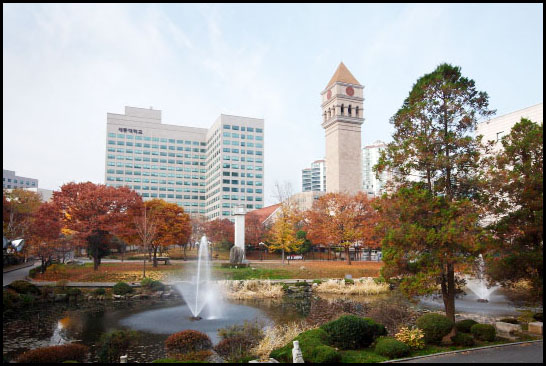
//> input picture Week2/sejong.jpg, 546 x 366 px
$ ./prob5   (built with g++ and OpenCV 4)
//> lines starting //> are read from the running program, lines starting //| are printed output that depends on the picture; after the words box and inside, x2 and y2 are one past the last pixel; in counts of white or black regions, pixels touching at a corner belong together
#include <opencv2/opencv.hpp>
int main()
{
	IplImage *src = cvLoadImage("sejong.jpg");
//> src is the input picture: 366 rows x 546 cols, CV_8UC3; mean B, G, R 140.5, 147.3, 153.1
	CvSize size = cvGetSize(src);
//> size = Size(546, 366)
	for(int y=0;y<size.height/2;y++)
		for (int x = 0;x < size.width / 2;x++)
		{
			float nx = (float(x) / (size.width));
			float ny = (float(y) / (size.height));
			float d = sqrt(nx*nx + ny * ny);
			CvScalar f = cvScalar(0,0,0);
			if (d >= 0.05&&d <= 0.1) cvSet2D(src, y, x, f);
			if (d >= 0.15&&d <= 0.2) cvSet2D(src, y, x, f);
			if (d >= 0.25&&d <= 0.3) cvSet2D(src, y, x, f);
			if (d >= 0.35&&d <= 0.4) cvSet2D(src, y, x, f);
			if (d >= 0.45&&d <= 0.5) cvSet2D(src, y, x, f);
			if (d >= 0.55&&d <= 0.6) cvSet2D(src, y, x, f);
			if (d >= 0.65&&d <= 0.7) cvSet2D(src, y, x, f);

		}
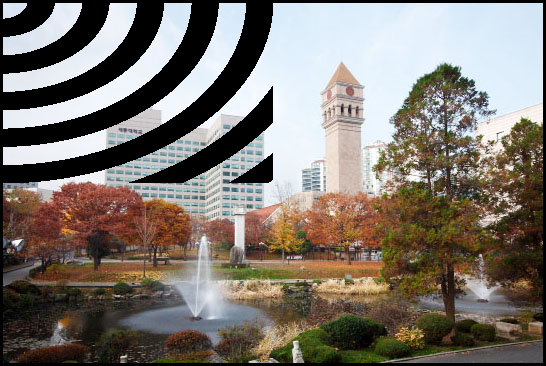
//> src: 366 rows x 546 cols, CV_8UC3; 12.66% of pixels changed, all inside (x1, y1, x2, y2) = (0, 0, 273, 183)

	for (int y = size.height-1;y >= size.height/2;y--)
		for (int x = 0;x < size.width / 2;x++)
		{
			float nx = (float(x) / (size.width));
			float ny = -1*((float(y)) / (size.height))+1.0f;
			float d = sqrt(nx*nx + ny * ny);
			CvScalar f = cvScalar(0, 0, 0);
			if (d >= 0.05&&d <= 0.1) cvSet2D(src, y, x, f);
			if (d >= 0.15&&d <= 0.2) cvSet2D(src, y, x, f);
			if (d >= 0.25&&d <= 0.3) cvSet2D(src, y, x, f);
			if (d >= 0.35&&d <= 0.4) cvSet2D(src, y, x, f);
			if (d >= 0.45&&d <= 0.5) cvSet2D(src, y, x, f);
			if (d >= 0.55&&d <= 0.6) cvSet2D(src, y, x, f);
			if (d >= 0.65&&d <= 0.7) cvSet2D(src, y, x, f);


		}
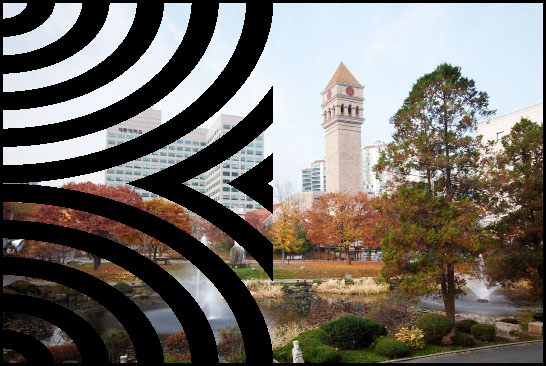
//> src: 366 rows x 546 cols, CV_8UC3; 12.65% of pixels changed, all inside (x1, y1, x2, y2) = (0, 183, 273, 366)

	for (int y = 0;y < size.height / 2;y++)
		for (int x = size.width-1;x >= size.width/2;x--)
		{
			float nx = -1*(float(x) / (size.width))+1.0f;
			float ny = (float(y) / (size.height));
			float d = sqrt(nx*nx + ny * ny);
			CvScalar f = cvScalar(0, 0, 0);
			if (d >= 0.05&&d <= 0.1) cvSet2D(src, y, x, f);
			if (d >= 0.15&&d <= 0.2) cvSet2D(src, y, x, f);
			if (d >= 0.25&&d <= 0.3) cvSet2D(src, y, x, f);
			if (d >= 0.35&&d <= 0.4) cvSet2D(src, y, x, f);
			if (d >= 0.45&&d <= 0.5) cvSet2D(src, y, x, f);
			if (d >= 0.55&&d <= 0.6) cvSet2D(src, y, x, f);
			if (d >= 0.65&&d <= 0.7) cvSet2D(src, y, x, f);
		}
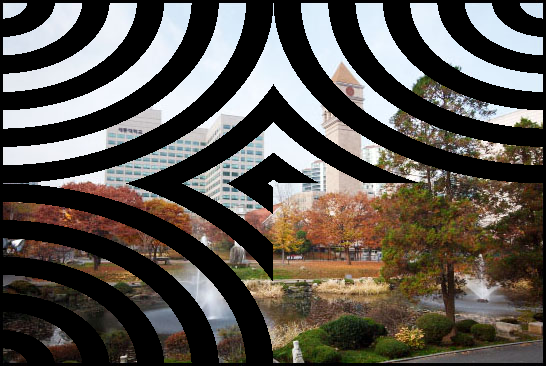
//> src: 366 rows x 546 cols, CV_8UC3; 12.57% of pixels changed, all inside (x1, y1, x2, y2) = (273, 0, 544, 183)

	for (int y = size.height - 1;y >= size.height / 2;y--)
		for (int x = size.width - 1;x >= size.width / 2;x--)
		{
			float nx = -1 * (float(x) / (size.width)) + 1.0f;
			float ny = -1 * ((float(y)) / (size.height)) + 1.0f;
			float d = sqrt(nx*nx + ny * ny);
			CvScalar f = cvScalar(0, 0, 0);
			if (d >= 0.05&&d <= 0.1) cvSet2D(src, y, x, f);
			if (d >= 0.15&&d <= 0.2) cvSet2D(src, y, x, f);
			if (d >= 0.25&&d <= 0.3) cvSet2D(src, y, x, f);
			if (d >= 0.35&&d <= 0.4) cvSet2D(src, y, x, f);
			if (d >= 0.45&&d <= 0.5) cvSet2D(src, y, x, f);
			if (d >= 0.55&&d <= 0.6) cvSet2D(src, y, x, f);
			if (d >= 0.65&&d <= 0.7) cvSet2D(src, y, x, f);
		}
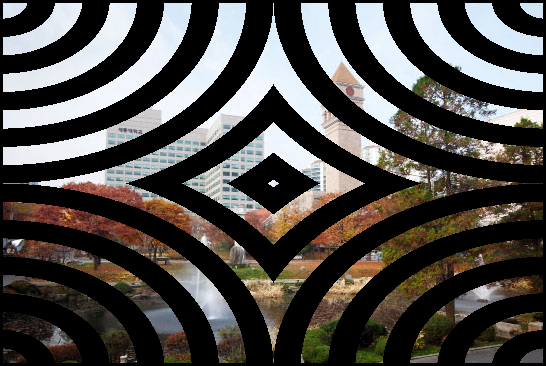
//> src: 366 rows x 546 cols, CV_8UC3; 12.54% of pixels changed, all inside (x1, y1, x2, y2) = (273, 183, 544, 366)

	cvShowImage("src", src);
	cvWaitKey();
}
